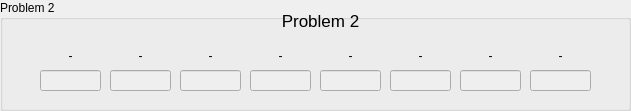
  <widget class="QGroupBox" name="groupBox_2">
   <property name="enabled">
    <bool>true</bool>
   </property>
   <property name="geometry">
    <rect>
     <x>10</x>
     <y>110</y>
     <width>631</width>
     <height>111</height>
    </rect>
   </property>
   <property name="title">
    <string>Problem 2</string>
   </property>
   <widget class="QLabel" name="Problem1_2">
    <property name="enabled">
     <bool>true</bool>
    </property>
    <property name="geometry">
     <rect>
      <x>280</x>
      <y>0</y>
      <width>81</width>
      <height>41</height>
     </rect>
    </property>
    <property name="font">
     <font>
      <pointsize>13</pointsize>
     </font>
    </property>
    <property name="text">
     <string>Problem 2</string>
    </property>
    <property name="alignment">
     <set>Qt::AlignCenter</set>
    </property>
   </widget>
   <widget class="QLabel" name="twoAlbl">
    <property name="enabled">
     <bool>true</bool>
    </property>
    <property name="geometry">
     <rect>
      <x>30</x>
      <y>40</y>
      <width>81</width>
      <height>31</height>
     </rect>
    </property>
    <property name="text">
     <string>-</string>
    </property>
    <property name="alignment">
     <set>Qt::AlignCenter</set>
    </property>
   </widget>
   <widget class="QLineEdit" name="twoAtxt">
    <property name="enabled">
     <bool>false</bool>
    </property>
    <property name="geometry">
     <rect>
      <x>40</x>
      <y>70</y>
      <width>61</width>
      <height>21</height>
     </rect>
    </property>
   </widget>
   <widget class="QLineEdit" name="twoBtxt">
    <property name="enabled">
     <bool>false</bool>
    </property>
    <property name="geometry">
     <rect>
      <x>110</x>
      <y>70</y>
      <width>61</width>
      <height>21</height>
     </rect>
    </property>
   </widget>
   <widget class="QLabel" name="twoBlbl">
    <property name="enabled">
     <bool>true</bool>
    </property>
    <property name="geometry">
     <rect>
      <x>100</x>
      <y>40</y>
      <width>81</width>
      <height>31</height>
     </rect>
    </property>
    <property name="text">
     <string>-</string>
    </property>
    <property name="alignment">
     <set>Qt::AlignCenter</set>
    </property>
   </widget>
   <widget class="QLineEdit" name="twoCtxt">
    <property name="enabled">
     <bool>false</bool>
    </property>
    <property name="geometry">
     <rect>
      <x>180</x>
      <y>70</y>
      <width>61</width>
      <height>21</height>
     </rect>
    </property>
   </widget>
   <widget class="QLabel" name="twoClbl">
    <property name="enabled">
     <bool>true</bool>
    </property>
    <property name="geometry">
     <rect>
      <x>170</x>
      <y>40</y>
      <width>81</width>
      <height>31</height>
     </rect>
    </property>
    <property name="text">
     <string>-</string>
    </property>
    <property name="alignment">
     <set>Qt::AlignCenter</set>
    </property>
   </widget>
   <widget class="QLabel" name="twoDlbl">
    <property name="enabled">
     <bool>true</bool>
    </property>
    <property name="geometry">
     <rect>
      <x>240</x>
      <y>40</y>
      <width>81</width>
      <height>31</height>
     </rect>
    </property>
    <property name="text">
     <string>-</string>
    </property>
    <property name="alignment">
     <set>Qt::AlignCenter</set>
    </property>
   </widget>
   <widget class="QLineEdit" name="twoDtxt">
    <property name="enabled">
     <bool>false</bool>
    </property>
    <property name="geometry">
     <rect>
      <x>250</x>
      <y>70</y>
      <width>61</width>
      <height>21</height>
     </rect>
    </property>
   </widget>
   <widget class="QLabel" name="twoElbl">
    <property name="enabled">
     <bool>true</bool>
    </property>
    <property name="geometry">
     <rect>
      <x>310</x>
      <y>40</y>
      <width>81</width>
      <height>31</height>
     </rect>
    </property>
    <property name="text">
     <string>-</string>
    </property>
    <property name="alignment">
     <set>Qt::AlignCenter</set>
    </property>
   </widget>
   <widget class="QLineEdit" name="twoEtxt">
    <property name="enabled">
     <bool>false</bool>
    </property>
    <property name="geometry">
     <rect>
      <x>320</x>
      <y>70</y>
      <width>61</width>
      <height>21</height>
     </rect>
    </property>
   </widget>
   <widget class="QLabel" name="twoFlbl">
    <property name="enabled">
     <bool>true</bool>
    </property>
    <property name="geometry">
     <rect>
      <x>380</x>
      <y>40</y>
      <width>81</width>
      <height>31</height>
     </rect>
    </property>
    <property name="text">
     <string>-</string>
    </property>
    <property name="alignment">
     <set>Qt::AlignCenter</set>
    </property>
   </widget>
   <widget class="QLineEdit" name="twoFtxt">
    <property name="enabled">
     <bool>false</bool>
    </property>
    <property name="geometry">
     <rect>
      <x>390</x>
      <y>70</y>
      <width>61</width>
      <height>21</height>
     </rect>
    </property>
   </widget>
   <widget class="QLabel" name="twoGlbl">
    <property name="enabled">
     <bool>true</bool>
    </property>
    <property name="geometry">
     <rect>
      <x>450</x>
      <y>40</y>
      <width>81</width>
      <height>31</height>
     </rect>
    </property>
    <property name="text">
     <string>-</string>
    </property>
    <property name="alignment">
     <set>Qt::AlignCenter</set>
    </property>
   </widget>
   <widget class="QLineEdit" name="twoGtxt">
    <property name="enabled">
     <bool>false</bool>
    </property>
    <property name="geometry">
     <rect>
      <x>460</x>
      <y>70</y>
      <width>61</width>
      <height>21</height>
     </rect>
    </property>
   </widget>
   <widget class="QLabel" name="twoHlbl">
    <property name="enabled">
     <bool>true</bool>
    </property>
    <property name="geometry">
     <rect>
      <x>520</x>
      <y>40</y>
      <width>81</width>
      <height>31</height>
     </rect>
    </property>
    <property name="text">
     <string>-</string>
    </property>
    <property name="alignment">
     <set>Qt::AlignCenter</set>
    </property>
   </widget>
   <widget class="QLineEdit" name="twoHtxt">
    <property name="enabled">
     <bool>false</bool>
    </property>
    <property name="geometry">
     <rect>
      <x>530</x>
      <y>70</y>
      <width>61</width>
      <height>21</height>
     </rect>
    </property>
   </widget>
  </widget>
